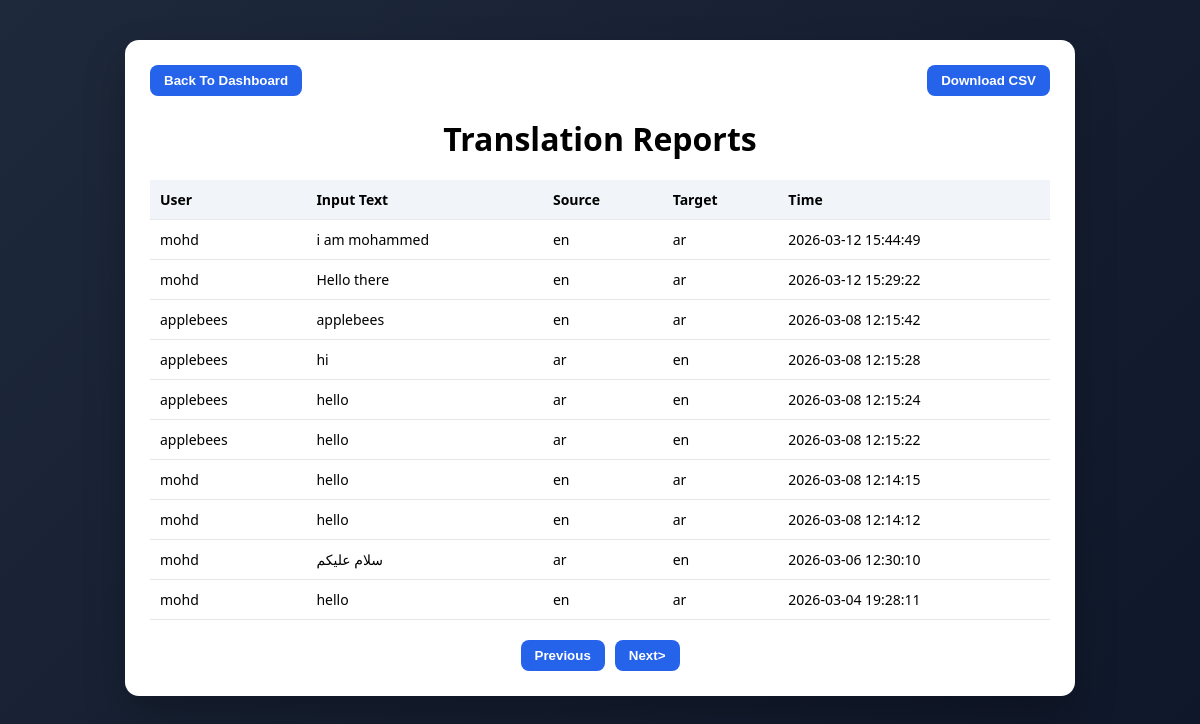
The app's page /reports (signed in), older data.
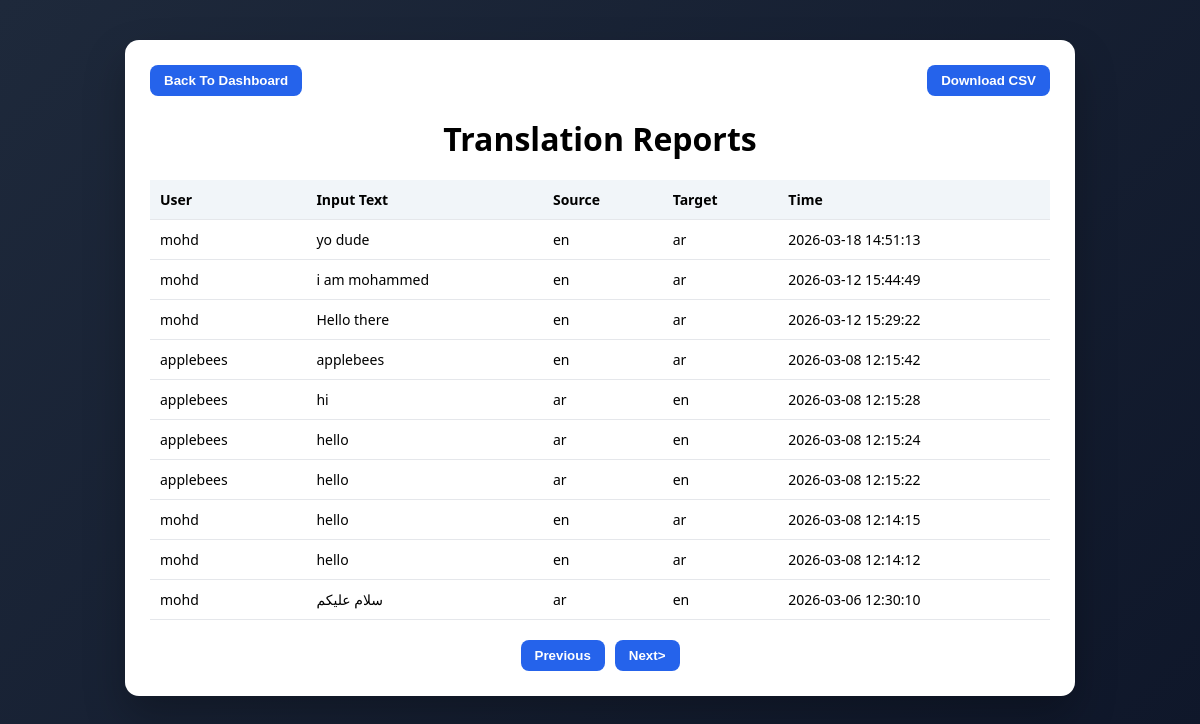
The same page, newer data.
### tables this page shows
CREATE TABLE translation_logs (
      id INTEGER PRIMARY KEY AUTOINCREMENT,
      user_id INTEGER,
      input_text TEXT,
      source TEXT,
      target TEXT,
      timestamp DATETIME DEFAULT CURRENT_TIMESTAMP,
      FOREIGN KEY(user_id) REFERENCES users(id)
    );

CREATE TABLE users (
      id INTEGER PRIMARY KEY AUTOINCREMENT,
      username TEXT UNIQUE NOT NULL,
      email TEXT,
      password TEXT NOT NULL,
      is_admin INTEGER DEFAULT 1
    );

### app.py (the view)
@app.route("/reports")
def reports():
  if session.get("is_admin") != 1:
    return "forbidden", 403
  page = request.args.get("page", 1, type=int)
  per_page = 10
  offset = (page - 1) * per_page
  conn = sqlite3.connect("users.db")
  cursor = conn.cursor()
  cursor.execute("""
    SELECT users.username, translation_logs.input_text,
      translation_logs.source, translation_logs.target,
      translation_logs.timestamp
    FROM translation_logs
    JOIN users ON translation_logs.user_id = users.id
    ORDER BY translation_logs.timestamp DESC
    LIMIT ? OFFSET ?
  """, (per_page, offset))
  logs = cursor.fetchall()
  conn.close()
  return render_template("reports.html", logs=logs, page=page)

### templates/reports.html (shortened to what this page needs)
<!DOCTYPE html>
<html lang="en">
<head>
  <link rel="stylesheet" href="{{ url_for('static', filename='reports.css') }}">
</head>
<body>
<div class="container">
  <div class="top-bar">
    <button onclick="window.location.href='/admin-dashboard'">Back To Dashboard</button>
    <a href="/download-logs">
      <button>Download CSV</button>
    </a>
  </div>
  <h1>Translation Reports</h1>
  <table>
    <thead>
      <tr>
        <th>User</th>
        <th>Input Text</th>
        <th>Source</th>
        <th>Target</th>
        <th>Time</th>
      </tr>
    </thead>
    <tbody>
      {% for log in logs %}
      <tr>
        <td>{{ log[0] }}</td>
        <td>{{ log[1] }}</td>
        <td>{{ log[2] }}</td>
        <td>{{ log[3] }}</td>
        <td>{{ log[4] }}</td>
      </tr>
      {% endfor %}
    </tbody>
  </table>
  <div class="pagination">
    <button onclick="window.location.href='/reports?page={{ page-1 }}'">Previous</button>
    <button onclick="window.location.href='/reports?page={{ page+1 }}'">Next></button>
  </div>
</div>
<body>

### static/reports.css (style rules this page uses)
body { font-family: "Segoe UI", Tahoma, Geneva, Verdana, sans-serif; background: linear-gradient(135deg,#1e293b,#0f172a); margin:0; padding:40px; display:flex; justify-content:center; }
.container { background:white; width:900px; border-radius:14px; padding:25px; box-shadow:0 20px 40px rgba(0,0,0,0.25); }
h1 { text-align:center; margin-bottom:20px; }
table { width:100%; border-collapse:collapse; }
th, td { padding:10px; border-bottom:1px solid #e5e7eb; text-align:left; font-size:14px; }
th { background:#f1f5f9; }
.pagination { margin-top:20px; display:flex; justify-content:center; gap:10px; }
button { padding:8px 14px; border:none; border-radius:8px; background:#2563eb; color:white; font-weight:600; cursor:pointer; }
.top-bar { display:flex; justify-content:space-between; margin-bottom:15px; }

Row changes from the older to the newer data that the page shows:
no longer on this page (row unchanged): translation_logs: username "mohd", input_text "hello", source "en", target "ar", timestamp "2026-03-04 19:28:11"
added translation_logs: username "mohd", input_text "yo dude", source "en", target "ar", timestamp "2026-03-18 14:51:13"
